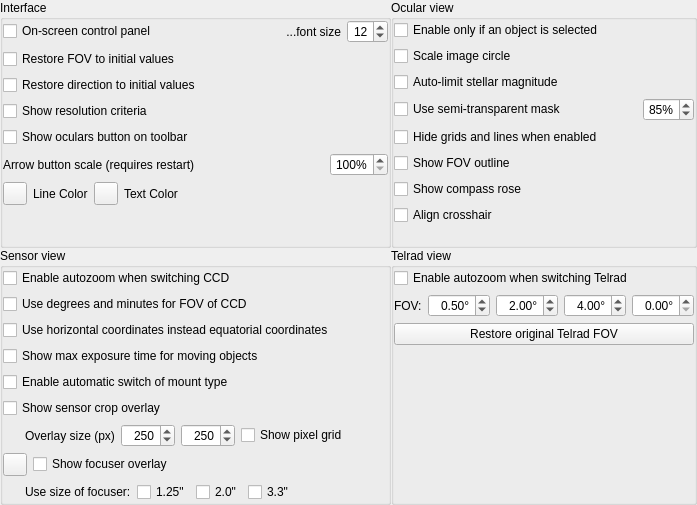
        <widget class="QWidget" name="generalTab">
         <attribute name="title">
          <string>General</string>
         </attribute>
         <layout class="QGridLayout" name="gridLayout_10">
          <property name="leftMargin">
           <number>0</number>
          </property>
          <property name="topMargin">
           <number>0</number>
          </property>
          <property name="rightMargin">
           <number>0</number>
          </property>
          <property name="bottomMargin">
           <number>0</number>
          </property>
          <property name="spacing">
           <number>0</number>
          </property>
          <item row="0" column="0">
           <widget class="QGroupBox" name="groupBoxInterface">
            <property name="title">
             <string>Interface</string>
            </property>
            <layout class="QGridLayout" name="gridLayout_7">
             <property name="leftMargin">
              <number>0</number>
             </property>
             <property name="topMargin">
              <number>0</number>
             </property>
             <property name="rightMargin">
              <number>0</number>
             </property>
             <property name="bottomMargin">
              <number>0</number>
             </property>
             <item row="11" column="0">
              <layout class="QHBoxLayout" name="horizontalLayout_8">
               <item>
                <widget class="QLabel" name="arrowButtonScaleLabel">
                 <property name="toolTip">
                  <string/>
                 </property>
                 <property name="text">
                  <string>Arrow button scale (requires restart)</string>
                 </property>
                </widget>
               </item>
               <item>
                <spacer name="horizontalSpacer_7">
                 <property name="orientation">
                  <enum>Qt::Horizontal</enum>
                 </property>
                 <property name="sizeHint" stdset="0">
                  <size>
                   <width>40</width>
                   <height>20</height>
                  </size>
                 </property>
                </spacer>
               </item>
               <item>
                <widget class="QSpinBox" name="arrowButtonScaleSpinBox">
                 <property name="alignment">
                  <set>Qt::AlignRight|Qt::AlignTrailing|Qt::AlignVCenter</set>
                 </property>
                 <property name="suffix">
                  <string notr="true">%</string>
                 </property>
                 <property name="minimum">
                  <number>100</number>
                 </property>
                 <property name="maximum">
                  <number>250</number>
                 </property>
                </widget>
               </item>
              </layout>
             </item>
             <item row="6" column="0">
              <widget class="QCheckBox" name="checkBoxInitialFOV">
               <property name="toolTip">
                <string>Mark it if you want the FOV value the same like at the startup of Stellarium.</string>
               </property>
               <property name="text">
                <string>Restore FOV to initial values</string>
               </property>
              </widget>
             </item>
             <item row="8" column="0">
              <widget class="QCheckBox" name="checkBoxResolutionCriterion">
               <property name="text">
                <string>Show resolution criteria</string>
               </property>
              </widget>
             </item>
             <item row="3" column="0">
              <layout class="QHBoxLayout" name="guiPanelHorizontalLayout">
               <item>
                <widget class="QCheckBox" name="checkBoxControlPanel">
                 <property name="text">
                  <string>On-screen control panel</string>
                 </property>
                </widget>
               </item>
               <item>
                <spacer name="horizontalSpacer">
                 <property name="orientation">
                  <enum>Qt::Horizontal</enum>
                 </property>
                 <property name="sizeHint" stdset="0">
                  <size>
                   <width>40</width>
                   <height>20</height>
                  </size>
                 </property>
                </spacer>
               </item>
               <item>
                <widget class="QLabel" name="guiFontSizeLabel">
                 <property name="toolTip">
                  <string>Font size of text on on-screen control panel</string>
                 </property>
                 <property name="text">
                  <string>...font size</string>
                 </property>
                 <property name="alignment">
                  <set>Qt::AlignRight|Qt::AlignTrailing|Qt::AlignVCenter</set>
                 </property>
                </widget>
               </item>
               <item>
                <widget class="QSpinBox" name="guiFontSizeSpinBox">
                 <property name="toolTip">
                  <string>Font size of text on on-screen control panel</string>
                 </property>
                 <property name="alignment">
                  <set>Qt::AlignRight|Qt::AlignTrailing|Qt::AlignVCenter</set>
                 </property>
                 <property name="minimum">
                  <number>10</number>
                 </property>
                 <property name="maximum">
                  <number>30</number>
                 </property>
                 <property name="value">
                  <number>12</number>
                 </property>
                </widget>
               </item>
              </layout>
             </item>
             <item row="7" column="0">
              <widget class="QCheckBox" name="checkBoxInitialDirection">
               <property name="toolTip">
                <string>Mark it if you want the direction value the same like at the startup of Stellarium.</string>
               </property>
               <property name="text">
                <string>Restore direction to initial values</string>
               </property>
              </widget>
             </item>
             <item row="14" column="0">
              <layout class="QHBoxLayout" name="colorHorizontalLayout">
               <item>
                <widget class="ColorButton" name="lineColorToolButton">
                 <property name="toolTip">
                  <string>Color for ocular circles and sensor frames</string>
                 </property>
                 <property name="text">
                  <string/>
                 </property>
                </widget>
               </item>
               <item>
                <widget class="QLabel" name="lineColorLabel">
                 <property name="text">
                  <string>Line Color</string>
                 </property>
                </widget>
               </item>
               <item>
                <widget class="ColorButton" name="textColorToolButton">
                 <property name="toolTip">
                  <string>Color for text which is shown only when GUI is switched off.</string>
                 </property>
                 <property name="text">
                  <string/>
                 </property>
                </widget>
               </item>
               <item>
                <widget class="QLabel" name="textColorLabel">
                 <property name="text">
                  <string>Text Color</string>
                 </property>
                </widget>
               </item>
               <item>
                <spacer name="colorHorizontalSpacer">
                 <property name="orientation">
                  <enum>Qt::Horizontal</enum>
                 </property>
                 <property name="sizeHint" stdset="0">
                  <size>
                   <width>40</width>
                   <height>20</height>
                  </size>
                 </property>
                </spacer>
               </item>
              </layout>
             </item>
             <item row="9" column="0">
              <widget class="QCheckBox" name="checkBoxToolbarButton">
               <property name="text">
                <string>Show oculars button on toolbar</string>
               </property>
              </widget>
             </item>
             <item row="16" column="0">
              <spacer name="verticalSpacer_7">
               <property name="orientation">
                <enum>Qt::Vertical</enum>
               </property>
               <property name="sizeHint" stdset="0">
                <size>
                 <width>20</width>
                 <height>40</height>
                </size>
               </property>
              </spacer>
             </item>
            </layout>
           </widget>
          </item>
          <item row="0" column="1">
           <widget class="QGroupBox" name="groupBoxOcularOptions">
            <property name="title">
             <string>Ocular view</string>
            </property>
            <layout class="QGridLayout" name="gridLayout_6">
             <property name="leftMargin">
              <number>0</number>
             </property>
             <property name="topMargin">
              <number>0</number>
             </property>
             <property name="rightMargin">
              <number>0</number>
             </property>
             <property name="bottomMargin">
              <number>0</number>
             </property>
             <item row="2" column="0">
              <widget class="QCheckBox" name="scaleImageCircleCheckBox">
               <property name="toolTip">
                <string>Show FOV circles relative to the apparent FOV of the widest-angle ocular</string>
               </property>
               <property name="text">
                <string>Scale image circle</string>
               </property>
              </widget>
             </item>
             <item row="7" column="0">
              <widget class="QCheckBox" name="hideGridsLinesCheckBox">
               <property name="text">
                <string>Hide grids and lines when enabled</string>
               </property>
              </widget>
             </item>
             <item row="0" column="0">
              <widget class="QCheckBox" name="requireSelectionCheckBox">
               <property name="text">
                <string>Enable only if an object is selected</string>
               </property>
              </widget>
             </item>
             <item row="8" column="0">
              <widget class="QCheckBox" name="contourCheckBox">
               <property name="toolTip">
                <string>Show border circle</string>
               </property>
               <property name="text">
                <string>Show FOV outline</string>
               </property>
              </widget>
             </item>
             <item row="3" column="0">
              <widget class="QCheckBox" name="limitStellarMagnitudeCheckBox">
               <property name="toolTip">
                <string>Apply limit for stellar magnitude based on telescope aperture</string>
               </property>
               <property name="text">
                <string>Auto-limit stellar magnitude</string>
               </property>
              </widget>
             </item>
             <item row="11" column="0">
              <spacer name="verticalSpacer_6">
               <property name="orientation">
                <enum>Qt::Vertical</enum>
               </property>
               <property name="sizeHint" stdset="0">
                <size>
                 <width>0</width>
                 <height>5</height>
                </size>
               </property>
              </spacer>
             </item>
             <item row="9" column="0">
              <widget class="QCheckBox" name="cardinalsCheckBox">
               <property name="toolTip">
                <string>Show cardinal directions in equatorial coordinate system</string>
               </property>
               <property name="text">
                <string>Show compass rose</string>
               </property>
              </widget>
             </item>
             <item row="10" column="0">
              <widget class="QCheckBox" name="alignCrosshairCheckBox">
               <property name="toolTip">
                <string>Align the crosshair in equatorial coordinate system</string>
               </property>
               <property name="text">
                <string>Align crosshair</string>
               </property>
              </widget>
             </item>
             <item row="4" column="0">
              <layout class="QHBoxLayout" name="horizontalLayout_15">
               <item>
                <widget class="QCheckBox" name="semiTransparencyCheckBox">
                 <property name="toolTip">
                  <string>In ocular mode, allow some visibility outside ocular circle.</string>
                 </property>
                 <property name="text">
                  <string>Use semi-transparent mask</string>
                 </property>
                </widget>
               </item>
               <item>
                <spacer name="horizontalSpacer_4">
                 <property name="orientation">
                  <enum>Qt::Horizontal</enum>
                 </property>
                 <property name="sizeHint" stdset="0">
                  <size>
                   <width>40</width>
                   <height>20</height>
                  </size>
                 </property>
                </spacer>
               </item>
               <item>
                <widget class="QSpinBox" name="transparencySpinBox">
                 <property name="toolTip">
                  <string>Opacity of semi-transparent mask</string>
                 </property>
                 <property name="alignment">
                  <set>Qt::AlignRight|Qt::AlignTrailing|Qt::AlignVCenter</set>
                 </property>
                 <property name="suffix">
                  <string notr="true">%</string>
                 </property>
                 <property name="minimum">
                  <number>10</number>
                 </property>
                 <property name="maximum">
                  <number>90</number>
                 </property>
                 <property name="value">
                  <number>85</number>
                 </property>
                </widget>
               </item>
              </layout>
             </item>
            </layout>
           </widget>
          </item>
          <item row="1" column="0">
           <widget class="QGroupBox" name="groupBoxSensorOptions">
            <property name="title">
             <string>Sensor view</string>
            </property>
            <layout class="QGridLayout" name="gridLayout_8">
             <property name="leftMargin">
              <number>0</number>
             </property>
             <property name="topMargin">
              <number>0</number>
             </property>
             <property name="rightMargin">
              <number>0</number>
             </property>
             <property name="bottomMargin">
              <number>0</number>
             </property>
             <item row="8" column="0">
              <layout class="QHBoxLayout" name="horizontalLayout_4">
               <item>
                <widget class="ColorButton" name="focuserColorToolButton">
                 <property name="toolTip">
                  <string>Color for focuser overlay line</string>
                 </property>
                </widget>
               </item>
               <item>
                <widget class="QCheckBox" name="checkBoxShowFocuserOverlay">
                 <property name="text">
                  <string>Show focuser overlay</string>
                 </property>
                </widget>
               </item>
              </layout>
             </item>
             <item row="1" column="0">
              <widget class="QCheckBox" name="checkBoxDMSDegrees">
               <property name="text">
                <string>Use degrees and minutes for FOV of CCD</string>
               </property>
              </widget>
             </item>
             <item row="4" column="0">
              <widget class="QCheckBox" name="checkBoxTypeOfMount">
               <property name="toolTip">
                <string>Enable automatic switch of mount type from the telescope settings for horizontal orientation of CCD frame.</string>
               </property>
               <property name="text">
                <string>Enable automatic switch of mount type</string>
               </property>
              </widget>
             </item>
             <item row="9" column="0">
              <layout class="QHBoxLayout" name="horizontalLayout_14">
               <item>
                <spacer name="horizontalSpacer_5">
                 <property name="orientation">
                  <enum>Qt::Horizontal</enum>
                 </property>
                 <property name="sizeType">
                  <enum>QSizePolicy::Fixed</enum>
                 </property>
                 <property name="sizeHint" stdset="0">
                  <size>
                   <width>22</width>
                   <height>20</height>
                  </size>
                 </property>
                </spacer>
               </item>
               <item>
                <widget class="QLabel" name="labelFocuserOverlay">
                 <property name="text">
                  <string>Use size of focuser:</string>
                 </property>
                </widget>
               </item>
               <item>
                <widget class="QCheckBox" name="checkBoxUseSmallFocuser">
                 <property name="text">
                  <string notr="true">1.25&quot;</string>
                 </property>
                </widget>
               </item>
               <item>
                <widget class="QCheckBox" name="checkBoxUseMediumFocuser">
                 <property name="text">
                  <string notr="true">2.0&quot;</string>
                 </property>
                </widget>
               </item>
               <item>
                <widget class="QCheckBox" name="checkBoxUseLargeFocuser">
                 <property name="text">
                  <string notr="true">3.3&quot;</string>
                 </property>
                </widget>
               </item>
               <item>
                <spacer name="horizontalSpacer_6">
                 <property name="orientation">
                  <enum>Qt::Horizontal</enum>
                 </property>
                 <property name="sizeHint" stdset="0">
                  <size>
                   <width>40</width>
                   <height>20</height>
                  </size>
                 </property>
                </spacer>
               </item>
              </layout>
             </item>
             <item row="2" column="0">
              <widget class="QCheckBox" name="checkBoxHorizontalCoordinates">
               <property name="text">
                <string>Use horizontal coordinates instead equatorial coordinates</string>
               </property>
              </widget>
             </item>
             <item row="6" column="0">
              <layout class="QHBoxLayout" name="guiSensorPanelHorizontalLayout">
               <item>
                <spacer name="horizontalSpacer_2">
                 <property name="orientation">
                  <enum>Qt::Horizontal</enum>
                 </property>
                 <property name="sizeType">
                  <enum>QSizePolicy::Fixed</enum>
                 </property>
                 <property name="sizeHint" stdset="0">
                  <size>
                   <width>22</width>
                   <height>20</height>
                  </size>
                 </property>
                </spacer>
               </item>
               <item>
                <widget class="QLabel" name="guiCcdCropOverlaySizeLabel">
                 <property name="text">
                  <string>Overlay size (px)</string>
                 </property>
                </widget>
               </item>
               <item>
                <widget class="QSpinBox" name="guiCcdCropOverlayHSizeSpinBox">
                 <property name="sizePolicy">
                  <sizepolicy hsizetype="Maximum" vsizetype="Fixed">
                   <horstretch>0</horstretch>
                   <verstretch>0</verstretch>
                  </sizepolicy>
                 </property>
                 <property name="toolTip">
                  <string>Horizontal size (width)</string>
                 </property>
                 <property name="alignment">
                  <set>Qt::AlignRight|Qt::AlignTrailing|Qt::AlignVCenter</set>
                 </property>
                 <property name="minimum">
                  <number>1</number>
                 </property>
                 <property name="maximum">
                  <number>6000</number>
                 </property>
                 <property name="value">
                  <number>250</number>
                 </property>
                </widget>
               </item>
               <item>
                <widget class="QSpinBox" name="guiCcdCropOverlayVSizeSpinBox">
                 <property name="sizePolicy">
                  <sizepolicy hsizetype="Maximum" vsizetype="Fixed">
                   <horstretch>0</horstretch>
                   <verstretch>0</verstretch>
                  </sizepolicy>
                 </property>
                 <property name="toolTip">
                  <string>Vertical size (height)</string>
                 </property>
                 <property name="alignment">
                  <set>Qt::AlignRight|Qt::AlignTrailing|Qt::AlignVCenter</set>
                 </property>
                 <property name="minimum">
                  <number>1</number>
                 </property>
                 <property name="maximum">
                  <number>6000</number>
                 </property>
                 <property name="value">
                  <number>250</number>
                 </property>
                </widget>
               </item>
               <item>
                <widget class="QCheckBox" name="checkBoxShowCcdCropOverlayPixelGrid">
                 <property name="toolTip">
                  <string>Enable pixel grid of sensor binned pixels within sensor crop overlay.</string>
                 </property>
                 <property name="text">
                  <string>Show pixel grid</string>
                 </property>
                </widget>
               </item>
               <item>
                <spacer name="horizontalSpacer_3">
                 <property name="orientation">
                  <enum>Qt::Horizontal</enum>
                 </property>
                 <property name="sizeHint" stdset="0">
                  <size>
                   <width>40</width>
                   <height>20</height>
                  </size>
                 </property>
                </spacer>
               </item>
              </layout>
             </item>
             <item row="5" column="0">
              <widget class="QCheckBox" name="checkBoxShowCcdCropOverlay">
               <property name="toolTip">
                <string>Enable a rectangular overlay showing the effective size of a number of pixels.</string>
               </property>
               <property name="text">
                <string>Show sensor crop overlay</string>
               </property>
              </widget>
             </item>
             <item row="0" column="0">
              <widget class="QCheckBox" name="checkBoxCCDFOVScaling">
               <property name="text">
                <string>Enable autozoom when switching CCD</string>
               </property>
              </widget>
             </item>
             <item row="3" column="0">
              <widget class="QCheckBox" name="checkBoxCCDMaxExposureTime">
               <property name="toolTip">
                <string>Show maximum exposure time for Solar system objects to avoid movement streak</string>
               </property>
               <property name="text">
                <string>Show max exposure time for moving objects</string>
               </property>
              </widget>
             </item>
            </layout>
           </widget>
          </item>
          <item row="1" column="1">
           <widget class="QGroupBox" name="groupBoxTelradOptions">
            <property name="title">
             <string>Telrad view</string>
            </property>
            <property name="alignment">
             <set>Qt::AlignLeading|Qt::AlignLeft|Qt::AlignTop</set>
            </property>
            <layout class="QGridLayout" name="gridLayout_9">
             <property name="leftMargin">
              <number>0</number>
             </property>
             <property name="topMargin">
              <number>0</number>
             </property>
             <property name="rightMargin">
              <number>0</number>
             </property>
             <property name="bottomMargin">
              <number>0</number>
             </property>
             <item row="1" column="0">
              <layout class="QHBoxLayout" name="horizontalLayout">
               <item>
                <widget class="QLabel" name="labelTelradFOV">
                 <property name="toolTip">
                  <string/>
                 </property>
                 <property name="text">
                  <string comment="abbreviation">FOV:</string>
                 </property>
                 <property name="alignment">
                  <set>Qt::AlignLeading|Qt::AlignLeft|Qt::AlignVCenter</set>
                 </property>
                </widget>
               </item>
               <item>
                <widget class="QDoubleSpinBox" name="doubleSpinBoxTelradFOV1">
                 <property name="toolTip">
                  <string>FOV for circle 1</string>
                 </property>
                 <property name="alignment">
                  <set>Qt::AlignRight|Qt::AlignTrailing|Qt::AlignVCenter</set>
                 </property>
                 <property name="suffix">
                  <string notr="true">°</string>
                 </property>
                 <property name="minimum">
                  <double>0.000000000000000</double>
                 </property>
                 <property name="maximum">
                  <double>28.000000000000000</double>
                 </property>
                 <property name="singleStep">
                  <double>0.100000000000000</double>
                 </property>
                 <property name="value">
                  <double>0.500000000000000</double>
                 </property>
                </widget>
               </item>
               <item>
                <widget class="QDoubleSpinBox" name="doubleSpinBoxTelradFOV2">
                 <property name="sizePolicy">
                  <sizepolicy hsizetype="Fixed" vsizetype="Fixed">
                   <horstretch>0</horstretch>
                   <verstretch>0</verstretch>
                  </sizepolicy>
                 </property>
                 <property name="toolTip">
                  <string>FOV for circle 2</string>
                 </property>
                 <property name="alignment">
                  <set>Qt::AlignRight|Qt::AlignTrailing|Qt::AlignVCenter</set>
                 </property>
                 <property name="suffix">
                  <string notr="true">°</string>
                 </property>
                 <property name="minimum">
                  <double>0.000000000000000</double>
                 </property>
                 <property name="maximum">
                  <double>28.000000000000000</double>
                 </property>
                 <property name="singleStep">
                  <double>0.100000000000000</double>
                 </property>
                 <property name="value">
                  <double>2.000000000000000</double>
                 </property>
                </widget>
               </item>
               <item>
                <widget class="QDoubleSpinBox" name="doubleSpinBoxTelradFOV3">
                 <property name="sizePolicy">
                  <sizepolicy hsizetype="Fixed" vsizetype="Fixed">
                   <horstretch>0</horstretch>
                   <verstretch>0</verstretch>
                  </sizepolicy>
                 </property>
                 <property name="toolTip">
                  <string>FOV for circle 3</string>
                 </property>
                 <property name="alignment">
                  <set>Qt::AlignRight|Qt::AlignTrailing|Qt::AlignVCenter</set>
                 </property>
                 <property name="suffix">
                  <string notr="true">°</string>
                 </property>
                 <property name="minimum">
                  <double>0.000000000000000</double>
                 </property>
                 <property name="maximum">
                  <double>28.000000000000000</double>
                 </property>
                 <property name="singleStep">
                  <double>0.100000000000000</double>
                 </property>
                 <property name="value">
                  <double>4.000000000000000</double>
                 </property>
                </widget>
               </item>
               <item>
                <widget class="QDoubleSpinBox" name="doubleSpinBoxTelradFOV4">
                 <property name="sizePolicy">
                  <sizepolicy hsizetype="Fixed" vsizetype="Fixed">
                   <horstretch>0</horstretch>
                   <verstretch>0</verstretch>
                  </sizepolicy>
                 </property>
                 <property name="toolTip">
                  <string>FOV for circle 4</string>
                 </property>
                 <property name="alignment">
                  <set>Qt::AlignRight|Qt::AlignTrailing|Qt::AlignVCenter</set>
                 </property>
                 <property name="suffix">
                  <string notr="true">°</string>
                 </property>
                 <property name="maximum">
                  <double>30.000000000000000</double>
                 </property>
                 <property name="singleStep">
                  <double>0.100000000000000</double>
                 </property>
                </widget>
               </item>
              </layout>
             </item>
             <item row="4" column="0">
              <widget class="QPushButton" name="pushButtonRestoreTelradFOV">
               <property name="text">
                <string>Restore original Telrad FOV</string>
               </property>
              </widget>
             </item>
             <item row="5" column="0">
              <spacer name="verticalSpacer_5">
               <property name="orientation">
                <enum>Qt::Vertical</enum>
               </property>
               <property name="sizeHint" stdset="0">
                <size>
                 <width>0</width>
                 <height>0</height>
                </size>
               </property>
              </spacer>
             </item>
             <item row="0" column="0">
              <widget class="QCheckBox" name="checkBoxTelradFOVScaling">
               <property name="text">
                <string>Enable autozoom when switching Telrad</string>
               </property>
              </widget>
             </item>
            </layout>
           </widget>
          </item>
          <item row="2" column="0" colspan="2">
           <spacer name="verticalSpacer_3">
            <property name="orientation">
             <enum>Qt::Vertical</enum>
            </property>
            <property name="sizeHint" stdset="0">
             <size>
              <width>0</width>
              <height>0</height>
             </size>
            </property>
           </spacer>
          </item>
         </layout>
        </widget>
